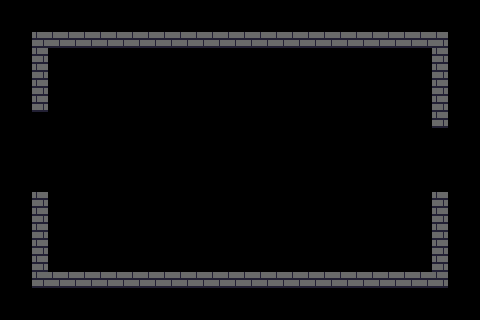

Tiled map render using the project's own tile images. Description and the whole map definition, tile-layer contents included, below:
An orthogonal 30x20 tile map with 16x16 px tiles, 1 tile layer (main) and 7 objects.

<map version="1.10" tiledversion="1.11.0" orientation="orthogonal" renderorder="right-down" width="30" height="20" tilewidth="16" tileheight="16" infinite="0" nextlayerid="6" nextobjectid="43">
 <tileset firstgid="1" source="brick.tsx" />
 <layer id="1" name="main" width="30" height="20">
  <data encoding="csv">
0,0,0,0,0,0,0,0,0,0,0,0,0,0,0,0,0,0,0,0,0,0,0,0,0,0,0,0,0,0,
0,0,0,0,0,0,0,0,0,0,0,0,0,0,0,0,0,0,0,0,0,0,0,0,0,0,0,0,0,0,
0,0,1,1,1,1,1,1,1,1,1,1,1,1,1,1,1,1,1,1,1,1,1,1,1,1,1,1,0,0,
0,0,1,0,0,0,0,0,0,0,0,0,0,0,0,0,0,0,0,0,0,0,0,0,0,0,0,1,0,0,
0,0,1,0,0,0,0,0,0,0,0,0,0,0,0,0,0,0,0,0,0,0,0,0,0,0,0,1,0,0,
0,0,1,0,0,0,0,0,0,0,0,0,0,0,0,0,0,0,0,0,0,0,0,0,0,0,0,1,0,0,
0,0,1,0,0,0,0,0,0,0,0,0,0,0,0,0,0,0,0,0,0,0,0,0,0,0,0,1,0,0,
0,0,0,0,0,0,0,0,0,0,0,0,0,0,0,0,0,0,0,0,0,0,0,0,0,0,0,1,0,0,
0,0,0,0,0,0,0,0,0,0,0,0,0,0,0,0,0,0,0,0,0,0,0,0,0,0,0,0,0,0,
0,0,0,0,0,0,0,0,0,0,0,0,0,0,0,0,0,0,0,0,0,0,0,0,0,0,0,0,0,0,
0,0,0,0,0,0,0,0,0,0,0,0,0,0,0,0,0,0,0,0,0,0,0,0,0,0,0,0,0,0,
0,0,0,0,0,0,0,0,0,0,0,0,0,0,0,0,0,0,0,0,0,0,0,0,0,0,0,0,0,0,
0,0,1,0,0,0,0,0,0,0,0,0,0,0,0,0,0,0,0,0,0,0,0,0,0,0,0,1,0,0,
0,0,1,0,0,0,0,0,0,0,0,0,0,0,0,0,0,0,0,0,0,0,0,0,0,0,0,1,0,0,
0,0,1,0,0,0,0,0,0,0,0,0,0,0,0,0,0,0,0,0,0,0,0,0,0,0,0,1,0,0,
0,0,1,0,0,0,0,0,0,0,0,0,0,0,0,0,0,0,0,0,0,0,0,0,0,0,0,1,0,0,
0,0,1,0,0,0,0,0,0,0,0,0,0,0,0,0,0,0,0,0,0,0,0,0,0,0,0,1,0,0,
0,0,1,1,1,1,1,1,1,1,1,1,1,1,1,1,1,1,1,1,1,1,1,1,1,1,1,1,0,0,
0,0,0,0,0,0,0,0,0,0,0,0,0,0,0,0,0,0,0,0,0,0,0,0,0,0,0,0,0,0,
0,0,0,0,0,0,0,0,0,0,0,0,0,0,0,0,0,0,0,0,0,0,0,0,0,0,0,0,0,0
</data>
 </layer>
 <objectgroup id="3" name="collisions">
  <object id="33" x="32" y="32" width="416" height="16" />
  <object id="35" x="32" y="48" width="16" height="64" />
  <object id="36" x="32" y="272" width="416" height="16" />
  <object id="38" x="32" y="192" width="16" height="80" />
  <object id="39" x="432" y="192" width="16" height="80" />
  <object id="40" x="432" y="48" width="16" height="80" />
 </objectgroup>
 <objectgroup id="4" name="mobspawn">
  <object id="41" x="208" y="128" width="16" height="16" />
 </objectgroup>
</map>
